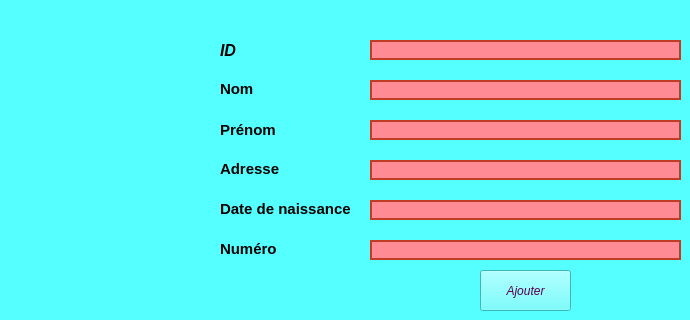
      <widget class="QWidget" name="tab_2">
       <property name="palette">
        <palette>
         <active>
          <colorrole role="WindowText">
           <brush brushstyle="SolidPattern">
            <color alpha="255">
             <red>0</red>
             <green>0</green>
             <blue>0</blue>
            </color>
           </brush>
          </colorrole>
          <colorrole role="Button">
           <brush brushstyle="SolidPattern">
            <color alpha="255">
             <red>85</red>
             <green>255</green>
             <blue>255</blue>
            </color>
           </brush>
          </colorrole>
          <colorrole role="Base">
           <brush brushstyle="SolidPattern">
            <color alpha="255">
             <red>85</red>
             <green>255</green>
             <blue>255</blue>
            </color>
           </brush>
          </colorrole>
          <colorrole role="Window">
           <brush brushstyle="SolidPattern">
            <color alpha="255">
             <red>85</red>
             <green>255</green>
             <blue>255</blue>
            </color>
           </brush>
          </colorrole>
          <colorrole role="PlaceholderText">
           <brush brushstyle="SolidPattern">
            <color alpha="128">
             <red>170</red>
             <green>170</green>
             <blue>255</blue>
            </color>
           </brush>
          </colorrole>
         </active>
         <inactive>
          <colorrole role="WindowText">
           <brush brushstyle="SolidPattern">
            <color alpha="255">
             <red>0</red>
             <green>0</green>
             <blue>0</blue>
            </color>
           </brush>
          </colorrole>
          <colorrole role="Button">
           <brush brushstyle="SolidPattern">
            <color alpha="255">
             <red>85</red>
             <green>255</green>
             <blue>255</blue>
            </color>
           </brush>
          </colorrole>
          <colorrole role="Base">
           <brush brushstyle="SolidPattern">
            <color alpha="255">
             <red>85</red>
             <green>255</green>
             <blue>255</blue>
            </color>
           </brush>
          </colorrole>
          <colorrole role="Window">
           <brush brushstyle="SolidPattern">
            <color alpha="255">
             <red>85</red>
             <green>255</green>
             <blue>255</blue>
            </color>
           </brush>
          </colorrole>
          <colorrole role="PlaceholderText">
           <brush brushstyle="SolidPattern">
            <color alpha="128">
             <red>170</red>
             <green>170</green>
             <blue>255</blue>
            </color>
           </brush>
          </colorrole>
         </inactive>
         <disabled>
          <colorrole role="WindowText">
           <brush brushstyle="SolidPattern">
            <color alpha="255">
             <red>255</red>
             <green>170</green>
             <blue>127</blue>
            </color>
           </brush>
          </colorrole>
          <colorrole role="Button">
           <brush brushstyle="SolidPattern">
            <color alpha="255">
             <red>85</red>
             <green>255</green>
             <blue>255</blue>
            </color>
           </brush>
          </colorrole>
          <colorrole role="Base">
           <brush brushstyle="SolidPattern">
            <color alpha="255">
             <red>85</red>
             <green>255</green>
             <blue>255</blue>
            </color>
           </brush>
          </colorrole>
          <colorrole role="Window">
           <brush brushstyle="SolidPattern">
            <color alpha="255">
             <red>85</red>
             <green>255</green>
             <blue>255</blue>
            </color>
           </brush>
          </colorrole>
          <colorrole role="PlaceholderText">
           <brush brushstyle="SolidPattern">
            <color alpha="128">
             <red>170</red>
             <green>170</green>
             <blue>255</blue>
            </color>
           </brush>
          </colorrole>
         </disabled>
        </palette>
       </property>
       <property name="font">
        <font>
         <italic>true</italic>
         <underline>false</underline>
         <strikeout>false</strikeout>
        </font>
       </property>
       <property name="focusPolicy">
        <enum>Qt::NoFocus</enum>
       </property>
       <property name="contextMenuPolicy">
        <enum>Qt::DefaultContextMenu</enum>
       </property>
       <property name="acceptDrops">
        <bool>false</bool>
       </property>
       <attribute name="title">
        <string>Ajout des employés</string>
       </attribute>
       <widget class="QLabel" name="label">
        <property name="geometry">
         <rect>
          <x>220</x>
          <y>30</y>
          <width>111</width>
          <height>41</height>
         </rect>
        </property>
        <property name="styleSheet">
         <string notr="true">font: 75 11pt &quot;MS Shell Dlg 2&quot;;</string>
        </property>
        <property name="text">
         <string>&lt;html&gt;&lt;head/&gt;&lt;body&gt;&lt;p&gt;&lt;span style=&quot; font-size:12pt; font-weight:600; color:#000000;&quot;&gt;ID&lt;/span&gt;&lt;/p&gt;&lt;/body&gt;&lt;/html&gt;</string>
        </property>
       </widget>
       <widget class="QLabel" name="label_3">
        <property name="geometry">
         <rect>
          <x>220</x>
          <y>120</y>
          <width>81</width>
          <height>21</height>
         </rect>
        </property>
        <property name="cursor">
         <cursorShape>UpArrowCursor</cursorShape>
        </property>
        <property name="text">
         <string>&lt;!DOCTYPE HTML PUBLIC &quot;-//W3C//DTD HTML 4.0//EN&quot; &quot;http://www.w3.org/TR/REC-html40/strict.dtd&quot;&gt;
&lt;html&gt;&lt;head&gt;&lt;meta name=&quot;qrichtext&quot; content=&quot;1&quot; /&gt;&lt;style type=&quot;text/css&quot;&gt;
p, li { white-space: pre-wrap; }
&lt;/style&gt;&lt;/head&gt;&lt;body style=&quot; font-family:'MS Shell Dlg 2'; font-size:8pt; font-weight:400; font-style:italic;&quot;&gt;
&lt;p align=&quot;justify&quot; style=&quot; margin-top:12px; margin-bottom:12px; margin-left:0px; margin-right:0px; -qt-block-indent:0; text-indent:0px;&quot;&gt;&lt;span style=&quot; font-size:11pt; font-weight:600; font-style:normal; color:#000000;&quot;&gt;Prénom&lt;/span&gt;&lt;/p&gt;&lt;/body&gt;&lt;/html&gt;</string>
        </property>
       </widget>
       <widget class="QLabel" name="label_2">
        <property name="geometry">
         <rect>
          <x>220</x>
          <y>80</y>
          <width>71</width>
          <height>16</height>
         </rect>
        </property>
        <property name="text">
         <string>&lt;html&gt;&lt;head/&gt;&lt;body&gt;&lt;p&gt;&lt;span style=&quot; font-size:11pt; font-weight:600; font-style:normal; color:#000000;&quot;&gt;Nom&lt;/span&gt;&lt;/p&gt;&lt;/body&gt;&lt;/html&gt;</string>
        </property>
       </widget>
       <widget class="QLabel" name="label_4">
        <property name="geometry">
         <rect>
          <x>220</x>
          <y>200</y>
          <width>141</width>
          <height>16</height>
         </rect>
        </property>
        <property name="text">
         <string>&lt;html&gt;&lt;head/&gt;&lt;body&gt;&lt;p&gt;&lt;span style=&quot; font-size:11pt; font-weight:600; font-style:normal; color:#000000;&quot;&gt;Date de naissance&lt;/span&gt;&lt;/p&gt;&lt;/body&gt;&lt;/html&gt;</string>
        </property>
       </widget>
       <widget class="QLabel" name="label_6">
        <property name="geometry">
         <rect>
          <x>220</x>
          <y>160</y>
          <width>91</width>
          <height>16</height>
         </rect>
        </property>
        <property name="text">
         <string>&lt;html&gt;&lt;head/&gt;&lt;body&gt;&lt;p&gt;&lt;span style=&quot; font-size:11pt; font-weight:600; font-style:normal; color:#000000;&quot;&gt;Adresse &lt;/span&gt;&lt;/p&gt;&lt;/body&gt;&lt;/html&gt;</string>
        </property>
       </widget>
       <widget class="QLabel" name="label_5">
        <property name="geometry">
         <rect>
          <x>220</x>
          <y>240</y>
          <width>91</width>
          <height>16</height>
         </rect>
        </property>
        <property name="text">
         <string>&lt;html&gt;&lt;head/&gt;&lt;body&gt;&lt;p&gt;&lt;span style=&quot; font-size:11pt; font-weight:600; font-style:normal; color:#000000;&quot;&gt;Numéro &lt;/span&gt;&lt;/p&gt;&lt;/body&gt;&lt;/html&gt;</string>
        </property>
       </widget>
       <widget class="QPushButton" name="pushButton_ajouter">
        <property name="geometry">
         <rect>
          <x>480</x>
          <y>270</y>
          <width>91</width>
          <height>41</height>
         </rect>
        </property>
        <property name="palette">
         <palette>
          <active>
           <colorrole role="Button">
            <brush brushstyle="SolidPattern">
             <color alpha="255">
              <red>85</red>
              <green>255</green>
              <blue>255</blue>
             </color>
            </brush>
           </colorrole>
           <colorrole role="Midlight">
            <brush brushstyle="SolidPattern">
             <color alpha="255">
              <red>170</red>
              <green>0</green>
              <blue>255</blue>
             </color>
            </brush>
           </colorrole>
           <colorrole role="Mid">
            <brush brushstyle="SolidPattern">
             <color alpha="255">
              <red>0</red>
              <green>0</green>
              <blue>0</blue>
             </color>
            </brush>
           </colorrole>
           <colorrole role="BrightText">
            <brush brushstyle="SolidPattern">
             <color alpha="255">
              <red>170</red>
              <green>0</green>
              <blue>127</blue>
             </color>
            </brush>
           </colorrole>
           <colorrole role="ButtonText">
            <brush brushstyle="SolidPattern">
             <color alpha="255">
              <red>89</red>
              <green>0</green>
              <blue>80</blue>
             </color>
            </brush>
           </colorrole>
           <colorrole role="Base">
            <brush brushstyle="SolidPattern">
             <color alpha="255">
              <red>85</red>
              <green>255</green>
              <blue>255</blue>
             </color>
            </brush>
           </colorrole>
           <colorrole role="Window">
            <brush brushstyle="SolidPattern">
             <color alpha="255">
              <red>85</red>
              <green>255</green>
              <blue>255</blue>
             </color>
            </brush>
           </colorrole>
           <colorrole role="Shadow">
            <brush brushstyle="SolidPattern">
             <color alpha="255">
              <red>255</red>
              <green>170</green>
              <blue>255</blue>
             </color>
            </brush>
           </colorrole>
           <colorrole role="Highlight">
            <brush brushstyle="SolidPattern">
             <color alpha="255">
              <red>255</red>
              <green>0</green>
              <blue>255</blue>
             </color>
            </brush>
           </colorrole>
           <colorrole role="Link">
            <brush brushstyle="SolidPattern">
             <color alpha="255">
              <red>170</red>
              <green>85</green>
              <blue>255</blue>
             </color>
            </brush>
           </colorrole>
           <colorrole role="AlternateBase">
            <brush brushstyle="SolidPattern">
             <color alpha="255">
              <red>0</red>
              <green>85</green>
              <blue>127</blue>
             </color>
            </brush>
           </colorrole>
           <colorrole role="PlaceholderText">
            <brush brushstyle="SolidPattern">
             <color alpha="128">
              <red>255</red>
              <green>85</green>
              <blue>127</blue>
             </color>
            </brush>
           </colorrole>
          </active>
          <inactive>
           <colorrole role="Button">
            <brush brushstyle="SolidPattern">
             <color alpha="255">
              <red>85</red>
              <green>255</green>
              <blue>255</blue>
             </color>
            </brush>
           </colorrole>
           <colorrole role="Midlight">
            <brush brushstyle="SolidPattern">
             <color alpha="255">
              <red>170</red>
              <green>0</green>
              <blue>255</blue>
             </color>
            </brush>
           </colorrole>
           <colorrole role="Mid">
            <brush brushstyle="SolidPattern">
             <color alpha="255">
              <red>0</red>
              <green>0</green>
              <blue>0</blue>
             </color>
            </brush>
           </colorrole>
           <colorrole role="BrightText">
            <brush brushstyle="SolidPattern">
             <color alpha="255">
              <red>170</red>
              <green>0</green>
              <blue>127</blue>
             </color>
            </brush>
           </colorrole>
           <colorrole role="ButtonText">
            <brush brushstyle="SolidPattern">
             <color alpha="255">
              <red>89</red>
              <green>0</green>
              <blue>80</blue>
             </color>
            </brush>
           </colorrole>
           <colorrole role="Base">
            <brush brushstyle="SolidPattern">
             <color alpha="255">
              <red>85</red>
              <green>255</green>
              <blue>255</blue>
             </color>
            </brush>
           </colorrole>
           <colorrole role="Window">
            <brush brushstyle="SolidPattern">
             <color alpha="255">
              <red>85</red>
              <green>255</green>
              <blue>255</blue>
             </color>
            </brush>
           </colorrole>
           <colorrole role="Shadow">
            <brush brushstyle="SolidPattern">
             <color alpha="255">
              <red>255</red>
              <green>170</green>
              <blue>255</blue>
             </color>
            </brush>
           </colorrole>
           <colorrole role="Highlight">
            <brush brushstyle="SolidPattern">
             <color alpha="255">
              <red>255</red>
              <green>0</green>
              <blue>255</blue>
             </color>
            </brush>
           </colorrole>
           <colorrole role="Link">
            <brush brushstyle="SolidPattern">
             <color alpha="255">
              <red>170</red>
              <green>85</green>
              <blue>255</blue>
             </color>
            </brush>
           </colorrole>
           <colorrole role="AlternateBase">
            <brush brushstyle="SolidPattern">
             <color alpha="255">
              <red>0</red>
              <green>85</green>
              <blue>127</blue>
             </color>
            </brush>
           </colorrole>
           <colorrole role="PlaceholderText">
            <brush brushstyle="SolidPattern">
             <color alpha="128">
              <red>255</red>
              <green>85</green>
              <blue>127</blue>
             </color>
            </brush>
           </colorrole>
          </inactive>
          <disabled>
           <colorrole role="Button">
            <brush brushstyle="SolidPattern">
             <color alpha="255">
              <red>85</red>
              <green>255</green>
              <blue>255</blue>
             </color>
            </brush>
           </colorrole>
           <colorrole role="Midlight">
            <brush brushstyle="SolidPattern">
             <color alpha="255">
              <red>170</red>
              <green>0</green>
              <blue>255</blue>
             </color>
            </brush>
           </colorrole>
           <colorrole role="Mid">
            <brush brushstyle="SolidPattern">
             <color alpha="255">
              <red>0</red>
              <green>0</green>
              <blue>0</blue>
             </color>
            </brush>
           </colorrole>
           <colorrole role="BrightText">
            <brush brushstyle="SolidPattern">
             <color alpha="255">
              <red>170</red>
              <green>0</green>
              <blue>127</blue>
             </color>
            </brush>
           </colorrole>
           <colorrole role="ButtonText">
            <brush brushstyle="SolidPattern">
             <color alpha="255">
              <red>255</red>
              <green>170</green>
              <blue>127</blue>
             </color>
            </brush>
           </colorrole>
           <colorrole role="Base">
            <brush brushstyle="SolidPattern">
             <color alpha="255">
              <red>85</red>
              <green>255</green>
              <blue>255</blue>
             </color>
            </brush>
           </colorrole>
           <colorrole role="Window">
            <brush brushstyle="SolidPattern">
             <color alpha="255">
              <red>85</red>
              <green>255</green>
              <blue>255</blue>
             </color>
            </brush>
           </colorrole>
           <colorrole role="Shadow">
            <brush brushstyle="SolidPattern">
             <color alpha="255">
              <red>255</red>
              <green>170</green>
              <blue>255</blue>
             </color>
            </brush>
           </colorrole>
           <colorrole role="Highlight">
            <brush brushstyle="SolidPattern">
             <color alpha="255">
              <red>0</red>
              <green>120</green>
              <blue>215</blue>
             </color>
            </brush>
           </colorrole>
           <colorrole role="Link">
            <brush brushstyle="SolidPattern">
             <color alpha="255">
              <red>170</red>
              <green>85</green>
              <blue>255</blue>
             </color>
            </brush>
           </colorrole>
           <colorrole role="AlternateBase">
            <brush brushstyle="SolidPattern">
             <color alpha="255">
              <red>0</red>
              <green>85</green>
              <blue>127</blue>
             </color>
            </brush>
           </colorrole>
           <colorrole role="PlaceholderText">
            <brush brushstyle="SolidPattern">
             <color alpha="128">
              <red>255</red>
              <green>85</green>
              <blue>127</blue>
             </color>
            </brush>
           </colorrole>
          </disabled>
         </palette>
        </property>
        <property name="text">
         <string>Ajouter</string>
        </property>
       </widget>
       <widget class="QLineEdit" name="lineEdit">
        <property name="geometry">
         <rect>
          <x>370</x>
          <y>40</y>
          <width>311</width>
          <height>20</height>
         </rect>
        </property>
        <property name="styleSheet">
         <string notr="true">QLineEdit
{
border:2px solid rgb(194, 59, 36);
border-radius:20px;
color:#FFF;
padding-left :20px;
padding-right :20px;
background-color:rgb(255,139, 148) ;

}
QLineEdit:hover
{
border: 2px solid rgb(0,0,0);
background-color:rgb(200, 200, 200) ;
}
QLineEdit:focus
{
border:2px solid rgb(0,0,0);
background-color: rgb(121, 121, 121);
}</string>
        </property>
       </widget>
       <widget class="QLineEdit" name="lineEdit_2">
        <property name="geometry">
         <rect>
          <x>370</x>
          <y>80</y>
          <width>311</width>
          <height>20</height>
         </rect>
        </property>
        <property name="styleSheet">
         <string notr="true">QLineEdit
{
border:2px solid rgb(194, 59, 36);
border-radius:20px;
color:#FFF;
padding-left :20px;
padding-right :20px;
background-color:rgb(255,139, 148) ;

}
QLineEdit:hover
{
border: 2px solid rgb(0,0,0);
background-color:rgb(200, 200, 200) ;
}
QLineEdit:focus
{
border:2px solid rgb(0,0,0);
background-color: rgb(121, 121, 121);
}</string>
        </property>
       </widget>
       <widget class="QLineEdit" name="lineEdit_3">
        <property name="geometry">
         <rect>
          <x>370</x>
          <y>120</y>
          <width>311</width>
          <height>20</height>
         </rect>
        </property>
        <property name="styleSheet">
         <string notr="true">QLineEdit
{
border:2px solid rgb(194, 59, 36);
border-radius:20px;
color:#FFF;
padding-left :20px;
padding-right :20px;
background-color:rgb(255,139, 148);

}
QLineEdit:hover
{
border: 2px solid rgb(0,0,0);
background-color:rgb(200, 200, 200) ;
}
QLineEdit:focus
{
border:2px solid rgb(0,0,0);
background-color: rgb(121, 121, 121);
}</string>
        </property>
       </widget>
       <widget class="QLineEdit" name="lineEdit_4">
        <property name="geometry">
         <rect>
          <x>370</x>
          <y>160</y>
          <width>311</width>
          <height>20</height>
         </rect>
        </property>
        <property name="styleSheet">
         <string notr="true">QLineEdit
{
border:2px solid rgb(194, 59, 36);
border-radius:20px;
color:#FFF;
padding-left :20px;
padding-right :20px;
background-color:rgb(255,139, 148) ;

}
QLineEdit:hover
{
border: 2px solid rgb(0,0,0);
background-color:rgb(200, 200, 200) ;
}
QLineEdit:focus
{
border:2px solid rgb(0,0,0);
background-color: rgb(121, 121, 121);
}</string>
        </property>
       </widget>
       <widget class="QLineEdit" name="lineEdit_5">
        <property name="geometry">
         <rect>
          <x>370</x>
          <y>200</y>
          <width>311</width>
          <height>20</height>
         </rect>
        </property>
        <property name="styleSheet">
         <string notr="true">QLineEdit
{
border:2px solid rgb(194, 59, 36);
border-radius:20px;
color:#FFF;
padding-left :20px;
padding-right :20px;
background-color:rgb(255,139, 148) ;

}
QLineEdit:hover
{
border: 2px solid rgb(0,0,0);
background-color:rgb(200, 200, 200) ;
}
QLineEdit:focus
{
border:2px solid rgb(0,0,0);
background-color: rgb(121, 121, 121);
}</string>
        </property>
       </widget>
       <widget class="QLineEdit" name="lineEdit_6">
        <property name="geometry">
         <rect>
          <x>370</x>
          <y>240</y>
          <width>311</width>
          <height>20</height>
         </rect>
        </property>
        <property name="styleSheet">
         <string notr="true">QLineEdit
{
border:2px solid rgb(194, 59, 36);
border-radius:20px;
color:#FFF;
padding-left :20px;
padding-right :20px;
background-color:rgb(255,139, 148);

}
QLineEdit:hover
{
border: 2px solid rgb(0,0,0);
background-color:rgb(200, 200, 200) ;
}
QLineEdit:focus
{
border:2px solid rgb(0,0,0);
background-color: rgb(121, 121, 121);
}</string>
        </property>
       </widget>
      </widget>
